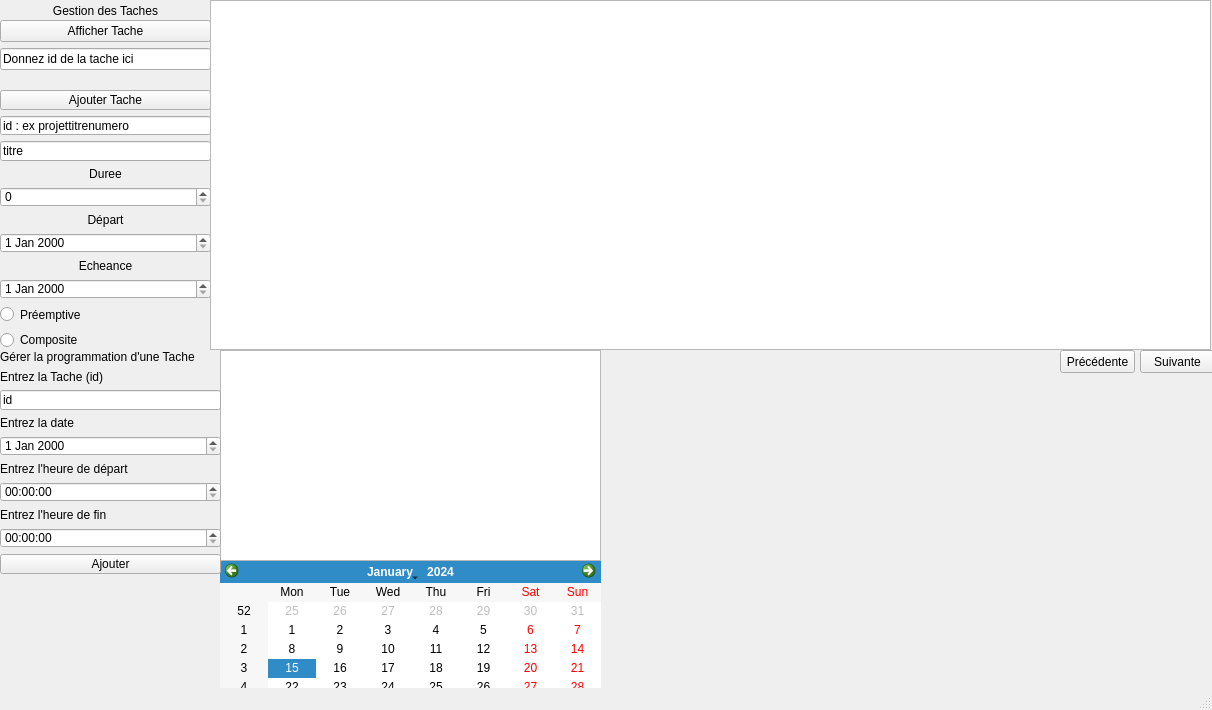
<?xml version="1.0" encoding="UTF-8"?>
<ui version="4.0">
 <class>MainWindow</class>
 <widget class="QMainWindow" name="MainWindow">
  <property name="geometry">
   <rect>
    <x>0</x>
    <y>0</y>
    <width>1212</width>
    <height>710</height>
   </rect>
  </property>
  <property name="windowTitle">
   <string>MainWindow</string>
  </property>
  <widget class="QWidget" name="centralwidget">
   <widget class="QCalendarWidget" name="calendarWidget">
    <property name="geometry">
     <rect>
      <x>220</x>
      <y>560</y>
      <width>381</width>
      <height>141</height>
     </rect>
    </property>
   </widget>
   <widget class="QWidget" name="verticalLayoutWidget">
    <property name="geometry">
     <rect>
      <x>0</x>
      <y>0</y>
      <width>211</width>
      <height>21</height>
     </rect>
    </property>
    <layout class="QVBoxLayout" name="verticalLayout">
     <item>
      <widget class="QLabel" name="label">
       <property name="text">
        <string>Gestion des Taches</string>
       </property>
       <property name="alignment">
        <set>Qt::AlignCenter</set>
       </property>
      </widget>
     </item>
    </layout>
   </widget>
   <widget class="QWidget" name="verticalLayoutWidget_2">
    <property name="geometry">
     <rect>
      <x>0</x>
      <y>20</y>
      <width>211</width>
      <height>51</height>
     </rect>
    </property>
    <layout class="QVBoxLayout" name="verticalLayout_2">
     <item>
      <widget class="QPushButton" name="printTache">
       <property name="text">
        <string>Afficher Tache</string>
       </property>
      </widget>
     </item>
     <item>
      <widget class="QLineEdit" name="tacheId">
       <property name="text">
        <string>Donnez id de la tache ici</string>
       </property>
      </widget>
     </item>
    </layout>
   </widget>
   <widget class="QWidget" name="verticalLayoutWidget_3">
    <property name="geometry">
     <rect>
      <x>0</x>
      <y>90</y>
      <width>211</width>
      <height>258</height>
     </rect>
    </property>
    <layout class="QVBoxLayout" name="verticalLayout_3">
     <item>
      <widget class="QPushButton" name="ajouterTache">
       <property name="text">
        <string>Ajouter Tache</string>
       </property>
      </widget>
     </item>
     <item>
      <widget class="QLineEdit" name="id">
       <property name="text">
        <string>id : ex projettitrenumero</string>
       </property>
      </widget>
     </item>
     <item>
      <widget class="QLineEdit" name="titre">
       <property name="text">
        <string>titre</string>
       </property>
      </widget>
     </item>
     <item>
      <widget class="QLabel" name="label_4">
       <property name="text">
        <string>Duree</string>
       </property>
       <property name="alignment">
        <set>Qt::AlignCenter</set>
       </property>
      </widget>
     </item>
     <item>
      <widget class="QSpinBox" name="duree">
       <property name="maximum">
        <number>9999999</number>
       </property>
       <property name="singleStep">
        <number>10</number>
       </property>
      </widget>
     </item>
     <item>
      <widget class="QLabel" name="label_2">
       <property name="text">
        <string>Départ</string>
       </property>
       <property name="alignment">
        <set>Qt::AlignCenter</set>
       </property>
      </widget>
     </item>
     <item>
      <widget class="QDateEdit" name="debut"/>
     </item>
     <item>
      <widget class="QLabel" name="label_3">
       <property name="text">
        <string>Echeance</string>
       </property>
       <property name="alignment">
        <set>Qt::AlignCenter</set>
       </property>
      </widget>
     </item>
     <item>
      <widget class="QDateEdit" name="fin"/>
     </item>
     <item>
      <widget class="QRadioButton" name="preempt">
       <property name="text">
        <string>Préemptive</string>
       </property>
      </widget>
     </item>
     <item>
      <widget class="QRadioButton" name="composite">
       <property name="text">
        <string>Composite</string>
       </property>
      </widget>
     </item>
    </layout>
   </widget>
   <widget class="QPlainTextEdit" name="Display">
    <property name="geometry">
     <rect>
      <x>220</x>
      <y>350</y>
      <width>381</width>
      <height>211</height>
     </rect>
    </property>
   </widget>
   <widget class="QTableWidget" name="Calendar">
    <property name="geometry">
     <rect>
      <x>210</x>
      <y>0</y>
      <width>1001</width>
      <height>350</height>
     </rect>
    </property>
   </widget>
   <widget class="QWidget" name="verticalLayoutWidget_4">
    <property name="geometry">
     <rect>
      <x>0</x>
      <y>350</y>
      <width>221</width>
      <height>224</height>
     </rect>
    </property>
    <layout class="QVBoxLayout" name="verticalLayout_4">
     <item>
      <widget class="QLabel" name="label_5">
       <property name="text">
        <string>Gérer la programmation d'une Tache</string>
       </property>
      </widget>
     </item>
     <item>
      <widget class="QLabel" name="label_8">
       <property name="text">
        <string>Entrez la Tache (id)</string>
       </property>
      </widget>
     </item>
     <item>
      <widget class="QLineEdit" name="progId">
       <property name="text">
        <string>id</string>
       </property>
      </widget>
     </item>
     <item>
      <widget class="QLabel" name="label_7">
       <property name="text">
        <string>Entrez la date</string>
       </property>
      </widget>
     </item>
     <item>
      <widget class="QDateEdit" name="progDate"/>
     </item>
     <item>
      <widget class="QLabel" name="label_6">
       <property name="text">
        <string>Entrez l'heure de départ</string>
       </property>
      </widget>
     </item>
     <item>
      <widget class="QTimeEdit" name="progHoraire"/>
     </item>
     <item>
      <widget class="QLabel" name="label_9">
       <property name="text">
        <string>Entrez l'heure de fin</string>
       </property>
      </widget>
     </item>
     <item>
      <widget class="QTimeEdit" name="Progfin"/>
     </item>
     <item>
      <widget class="QPushButton" name="addProg">
       <property name="text">
        <string>Ajouter</string>
       </property>
      </widget>
     </item>
    </layout>
   </widget>
   <widget class="QPushButton" name="pushButton">
    <property name="geometry">
     <rect>
      <x>1140</x>
      <y>350</y>
      <width>75</width>
      <height>23</height>
     </rect>
    </property>
    <property name="text">
     <string>Suivante</string>
    </property>
   </widget>
   <widget class="QPushButton" name="pushButton_2">
    <property name="geometry">
     <rect>
      <x>1060</x>
      <y>350</y>
      <width>75</width>
      <height>23</height>
     </rect>
    </property>
    <property name="text">
     <string>Précédente</string>
    </property>
   </widget>
  </widget>
  <widget class="QMenuBar" name="menubar">
   <property name="geometry">
    <rect>
     <x>0</x>
     <y>0</y>
     <width>1212</width>
     <height>21</height>
    </rect>
   </property>
  </widget>
  <widget class="QStatusBar" name="statusbar"/>
 </widget>
 <resources/>
 <connections/>
</ui>
